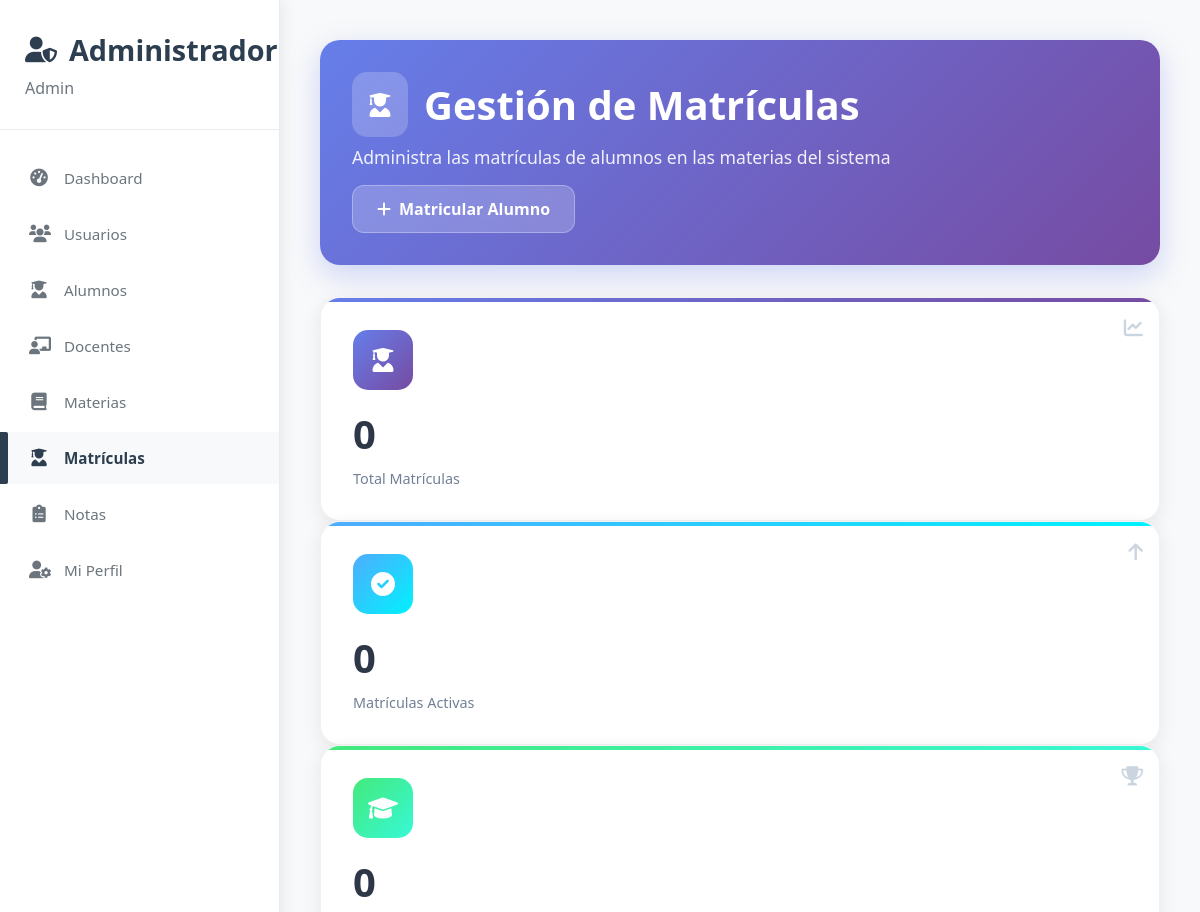
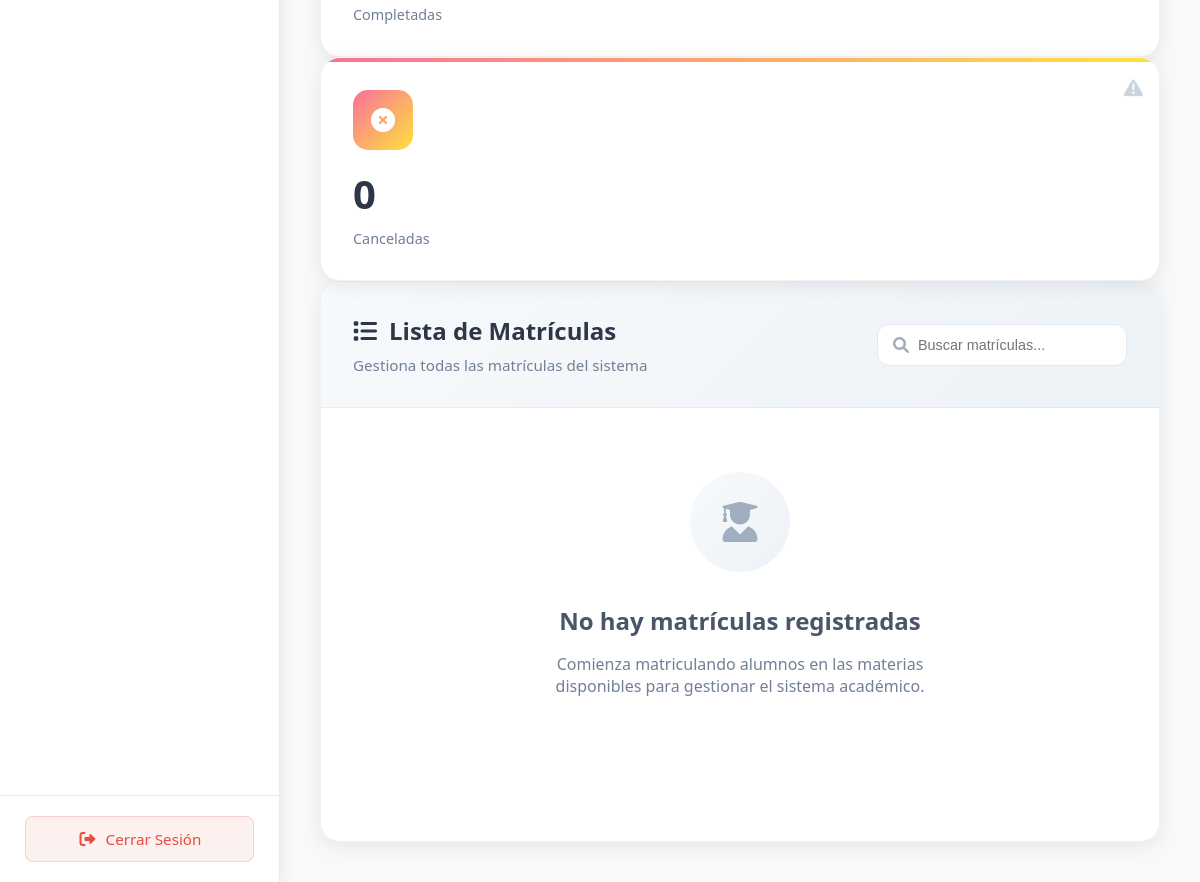
/admin/matriculas (signed in), run on an earlier commit of the app's database (2 pictures, top to bottom).
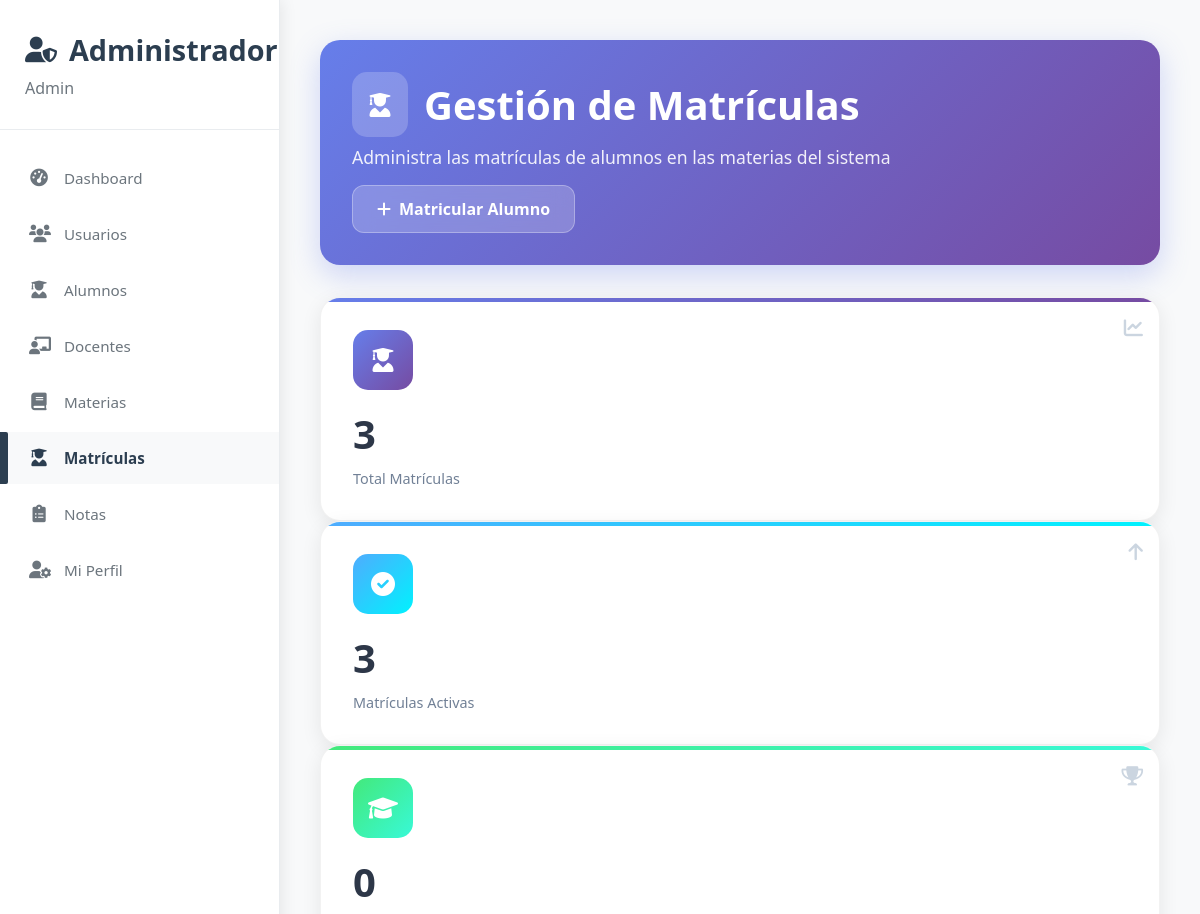
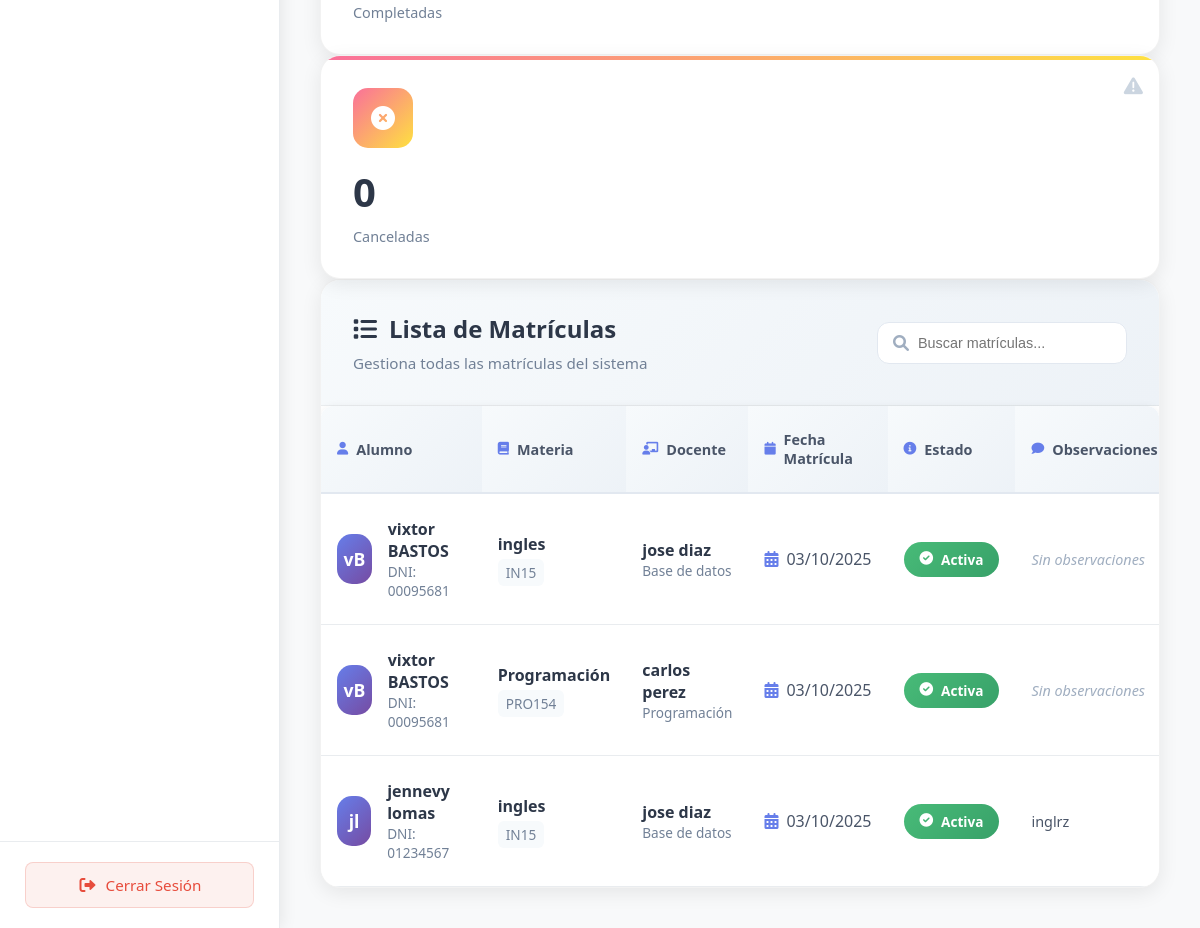
And on a later commit of the database (2 pictures, top to bottom).
### app.py (models this page shows)
class Matricula(db.Model):
    id = db.Column(db.Integer, primary_key=True)
    alumno_id = db.Column(db.Integer, db.ForeignKey('alumno.id'), nullable=False)
    materia_id = db.Column(db.Integer, db.ForeignKey('materia.id'), nullable=False)
    fecha_matricula = db.Column(db.DateTime, default=datetime.utcnow)
    estado = db.Column(db.String(20), default='activa')  # 'activa', 'completada', 'cancelada'
    observaciones = db.Column(db.Text)
    alumno = db.relationship('Alumno', backref=db.backref('matriculas', lazy=True))
    materia = db.relationship('Materia', backref=db.backref('matriculas', lazy=True))
    __table_args__ = (db.UniqueConstraint('alumno_id', 'materia_id', name='unique_matricula'),)

class Alumno(db.Model):
    id = db.Column(db.Integer, primary_key=True)
    dni = db.Column(db.String(20), unique=True, nullable=False)
    nombre = db.Column(db.String(100), nullable=False)
    apellido = db.Column(db.String(100), nullable=False)
    email = db.Column(db.String(120))
    telefono = db.Column(db.String(20))
    fecha_nacimiento = db.Column(db.Date)
    ciclo = db.Column(db.String(20), nullable=False)  # primero, segundo, tercero, cuarto, quinto, sexto
    fecha_registro = db.Column(db.DateTime, default=datetime.utcnow)
    usuario_id = db.Column(db.Integer, db.ForeignKey('usuario.id'), nullable=True)  # Relación con Usuario
    usuario = db.relationship('Usuario', backref=db.backref('alumno', uselist=False))

class Materia(db.Model):
    id = db.Column(db.Integer, primary_key=True)
    nombre = db.Column(db.String(100), nullable=False)
    codigo = db.Column(db.String(20), unique=True, nullable=False)
    docente_id = db.Column(db.Integer, db.ForeignKey('docente.id'), nullable=False)
    docente = db.relationship('Docente', backref=db.backref('materias', lazy=True))
    fecha_creacion = db.Column(db.DateTime, default=datetime.utcnow)

class Docente(db.Model):
    id = db.Column(db.Integer, primary_key=True)
    dni = db.Column(db.String(20), unique=True, nullable=False)
    nombre = db.Column(db.String(100), nullable=False)
    apellido = db.Column(db.String(100), nullable=False)
    email = db.Column(db.String(120))
    telefono = db.Column(db.String(20))
    direccion = db.Column(db.String(200))
    fecha_nacimiento = db.Column(db.Date)
    especialidad = db.Column(db.String(100))
    fecha_registro = db.Column(db.DateTime, default=datetime.utcnow)
    usuario_id = db.Column(db.Integer, db.ForeignKey('usuario.id'), nullable=True)  # Relación con Usuario
    usuario = db.relationship('Usuario', backref=db.backref('docente', uselist=False))
    estado = db.Column(db.String(20), default='activo')  # 'activo', 'inactivo', 'suspendido'
    fecha_ultima_actividad = db.Column(db.DateTime, default=datetime.utcnow)
    motivo_inactividad = db.Column(db.String(200))  # Razón de inactividad
    fecha_cambio_estado = db.Column(db.DateTime, default=datetime.utcnow)

### app.py (the view)
@app.route('/admin/matriculas')
def admin_matriculas():
    if not session.get('user_id') or session.get('tipo') != 'admin':
        return redirect(url_for('login'))
    try:
        matriculas = db.session.query(Matricula, Alumno, Materia, Docente).join(
            Alumno, Matricula.alumno_id == Alumno.id
        ).join(
            Materia, Matricula.materia_id == Materia.id
        ).join(
            Docente, Materia.docente_id == Docente.id
        ).order_by(Matricula.fecha_matricula.desc()).all()
        total_matriculas = len(matriculas)
        matriculas_activas = len([m for m, _, _, _ in matriculas if m.estado == 'activa'])
        matriculas_completadas = len([m for m, _, _, _ in matriculas if m.estado == 'completada'])
        return render_template('admin/matriculas_moderno.html',
                             matriculas=matriculas,
                             total_matriculas=total_matriculas,
                             matriculas_activas=matriculas_activas,
                             matriculas_completadas=matriculas_completadas)
    except Exception as e:
        print(f"Error en admin_matriculas: {e}")
        flash('Error al cargar las matrículas', 'error')
        return redirect(url_for('admin_dashboard'))

### app.py (called while the page is built)
@app.context_processor
def inject_flash_cleanup():
    return {
        'clear_flash_messages': clear_flash_messages,
        'convertir_ciclo_a_texto': convertir_ciclo_a_texto
    }

### templates/admin/matriculas_moderno.html (shortened to what the changed rows need)
{% extends "admin/base_admin.html" %}
{% block content %}
<div class="container-fluid">
    <div class="row mb-4">
        <div class="col-12">
            <div class="page-header-modern">
                <div class="header-content">
                    <div class="header-text">
                        <h1 class="page-title">
                            <span class="title-icon">
                                <i class="fas fa-user-graduate"></i>
                            </span>
                            Gestión de Matrículas
                        </h1>
                    </div>
                </div>
            </div>
        </div>
    </div>
    <div class="row mb-5">
        <div class="col-xl-3 col-md-6 mb-4">
            <div class="stats-card stats-card-primary">
                <div class="stats-content">
                    <div class="stats-number">{{ total_matriculas }}</div>
                    <div class="stats-label">Total Matrículas</div>
                </div>
            </div>
        </div>
        <div class="col-xl-3 col-md-6 mb-4">
            <div class="stats-card stats-card-success">
                <div class="stats-content">
                    <div class="stats-number">{{ matriculas_activas }}</div>
                    <div class="stats-label">Matrículas Activas</div>
                </div>
            </div>
        </div>
    </div>
    <div class="modern-card">
        <div class="card-body-modern">
            {% if matriculas %}
            <div class="table-container">
                <table class="modern-table" id="dataTable">
                    <thead>
                        <tr>
                            <th>
                                <div class="th-content">
                                    <i class="fas fa-user"></i>
                                    Alumno
                                </div>
                            </th>
                            <th>
                                <div class="th-content">
                                    <i class="fas fa-book"></i>
                                    Materia
                                </div>
                            </th>
                            <th>
                                <div class="th-content">
                                    <i class="fas fa-chalkboard-teacher"></i>
                                    Docente
                                </div>
                            </th>
                            <th>
                                <div class="th-content">
                                    <i class="fas fa-calendar"></i>
                                    Fecha Matrícula
                                </div>
                            </th>
                            <th>
                                <div class="th-content">
                                    <i class="fas fa-info-circle"></i>
                                    Estado
                                </div>
                            </th>
                            <th>
                                <div class="th-content">
                                    <i class="fas fa-comment"></i>
                                    Observaciones
                                </div>
                            </th>
                        </tr>
                    </thead>
                    <tbody>
                        {% for matricula, alumno, materia, docente in matriculas %}
                        <tr class="table-row-modern">
                            <td>
                                <div class="student-info">
                                    <div class="student-avatar">
                                        {{ alumno.nombre[0] }}{{ alumno.apellido[0] }}
                                    </div>
                                    <div class="student-details">
                                        <div class="student-name">{{ alumno.nombre }} {{ alumno.apellido }}</div>
                                        <div class="student-dni">DNI: {{ alumno.dni }}</div>
                                    </div>
                                </div>
                            </td>
                            <td>
                                <div class="subject-info">
                                    <div class="subject-name">{{ materia.nombre }}</div>
                                    <div class="subject-code">{{ materia.codigo }}</div>
                                </div>
                            </td>
                            <td>
                                <div class="teacher-info">
                                    <div class="teacher-name">{{ docente.nombre }} {{ docente.apellido }}</div>
                                    <div class="teacher-specialty">{{ docente.especialidad }}</div>
                                </div>
                            </td>
                            <td>
                                <div class="date-info">
                                    <i class="fas fa-calendar-alt"></i>
                                    {{ matricula.fecha_matricula.strftime('%d/%m/%Y') }}
                                </div>
                            </td>
                            <td>
                                {% if matricula.estado == 'activa' %}
                                    <span class="status-badge status-active">
                                        <i class="fas fa-check-circle"></i>
                                        <span>Activa</span>
                                    </span>
                                {% elif matricula.estado == 'completada' %}
                                    <span class="status-badge status-completed">
                                        <i class="fas fa-graduation-cap"></i>
                                        <span>Completada</span>
                                    </span>
                                {% else %}
                                    <span class="status-badge status-cancelled">
                                        <i class="fas fa-times-circle"></i>
                                        <span>Cancelada</span>
                                    </span>
                                {% endif %}
                            </td>
                            <td>
                                <div class="observations">
                                    {% if matricula.observaciones %}
                                        <span class="obs-text">{{ matricula.observaciones[:50] }}{% if matricula.observaciones|length > 50 %}...{% endif %}</span>
                                    {% else %}
                                        <span class="obs-empty">Sin observaciones</span>
                                    {% endif %}
                                </div>
                            </td>
                        </tr>
                        {% endfor %}
                    </tbody>
                </table>
            </div>
            {% else %}
            <div class="empty-state-modern">
                <div class="empty-icon">
                    <i class="fas fa-user-graduate"></i>
                </div>
                <h3 class="empty-title">No hay matrículas registradas</h3>
                <p class="empty-description">Comienza matriculando alumnos en las materias disponibles para gestionar el sistema académico.</p>
                <a href="{{ url_for('admin_matricular_alumno') }}" class="btn-modern btn-primary-modern">
                    <i class="fas fa-plus"></i>
                    <span>Matricular Primer Alumno</span>
                </a>
            </div>
            {% endif %}
        </div>
    </div>
</div>
{% endblock %}

What changed in the data, as far as the page shows it:
added Matricula: nombre "v", apellido "B", nombre "vixtor", apellido "BASTOS", dni "00095681", nombre "ingles", codigo "IN15", nombre "jose", apellido "diaz", especialidad "Base de datos", fecha_matricula "03/10/2025", estado "activa" (drawn), observaciones "Sin observaciones"
added Matricula: nombre "v", apellido "B", nombre "vixtor", apellido "BASTOS", dni "00095681", nombre "Programación", codigo "PRO154", nombre "carlos", apellido "perez", especialidad "Programación", fecha_matricula "03/10/2025", estado "activa" (drawn), observaciones "Sin observaciones"
added Matricula: nombre "j", apellido "l", nombre "jennevy", apellido "lomas", dni "01234567", nombre "ingles", codigo "IN15", nombre "jose", apellido "diaz", especialidad "Base de datos", fecha_matricula "03/10/2025", estado "activa" (drawn), observaciones "inglrz"
Also different on the page:
{{ total_matriculas }}: "0" → "3"
{{ matriculas_activas }}: "0" → "3"
text no longer shown: "No hay matrículas registradas Comienza matriculando alumnos en las materias disponibles para gestionar el sistema académico."
text now shown: "Alumno Materia Docente Fecha Matrícula Estado Observaciones"
